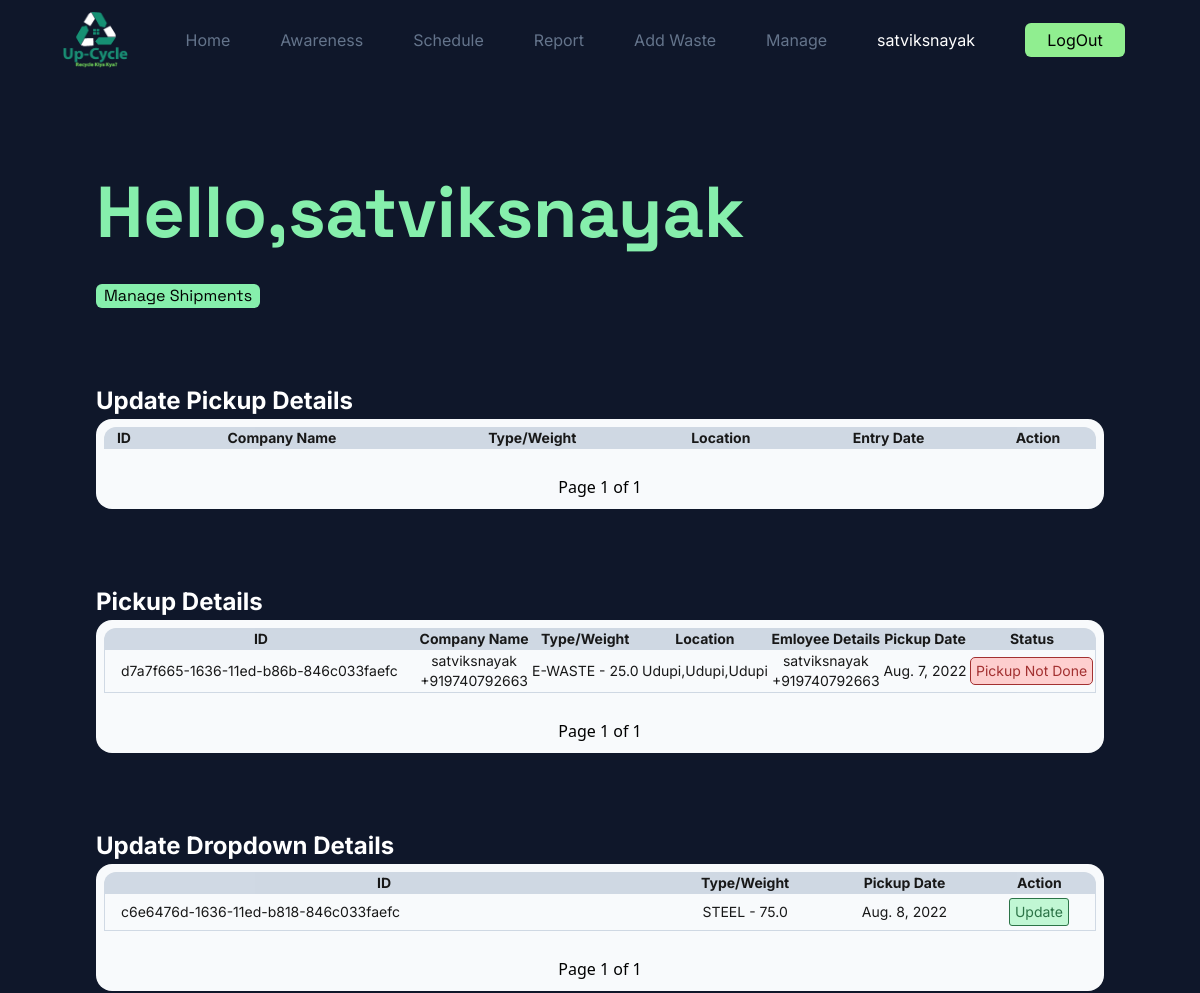
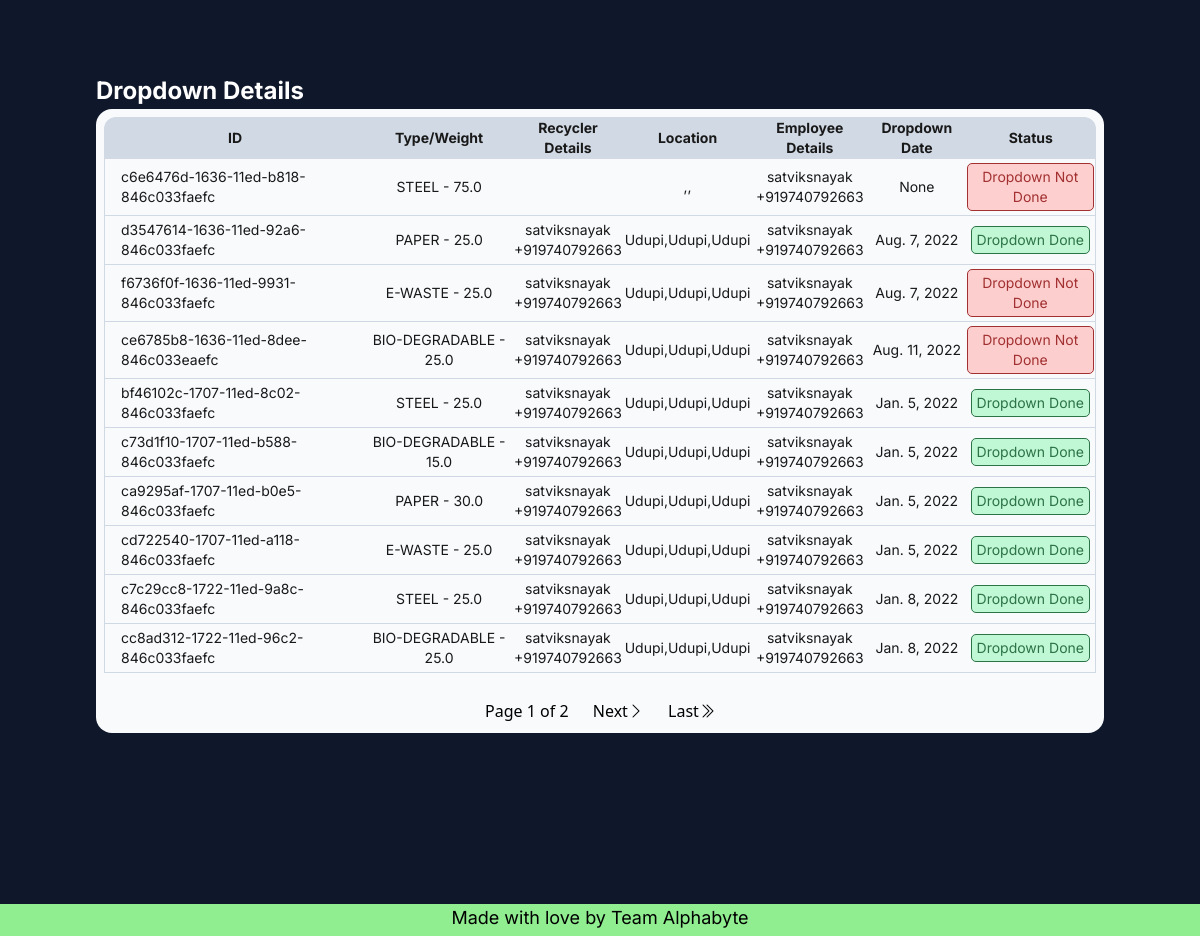
Before: /manage/ (signed in) with the older database file (2 pictures, top to bottom).
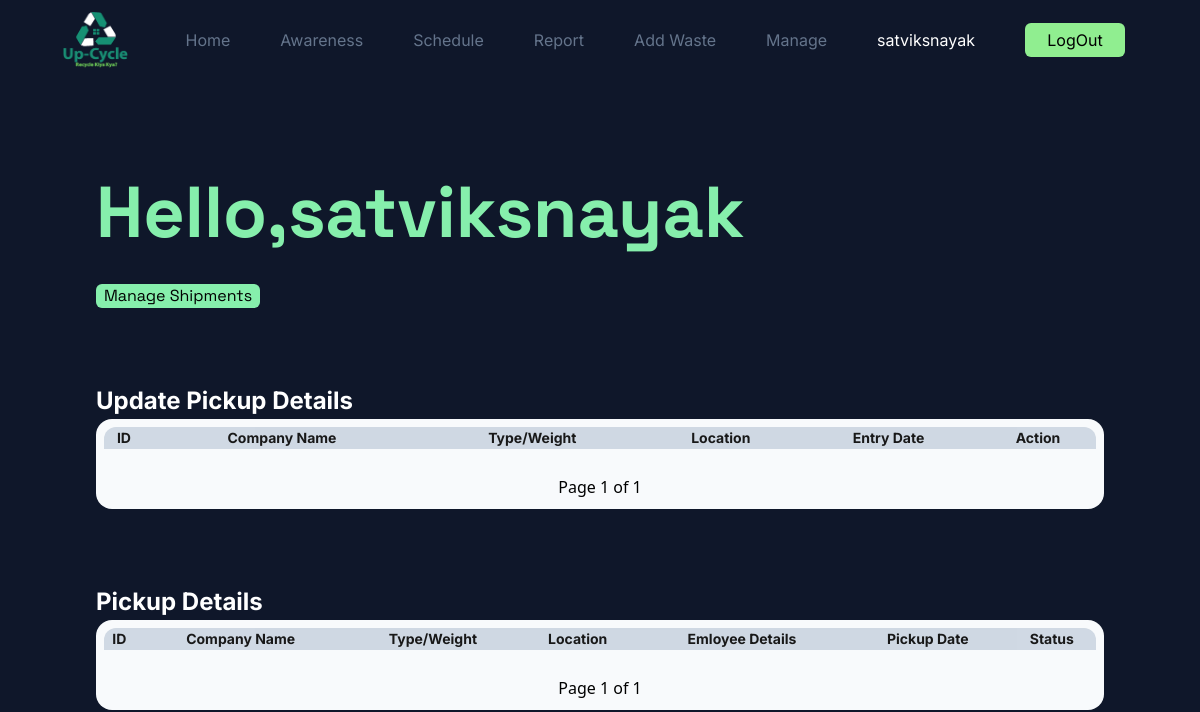
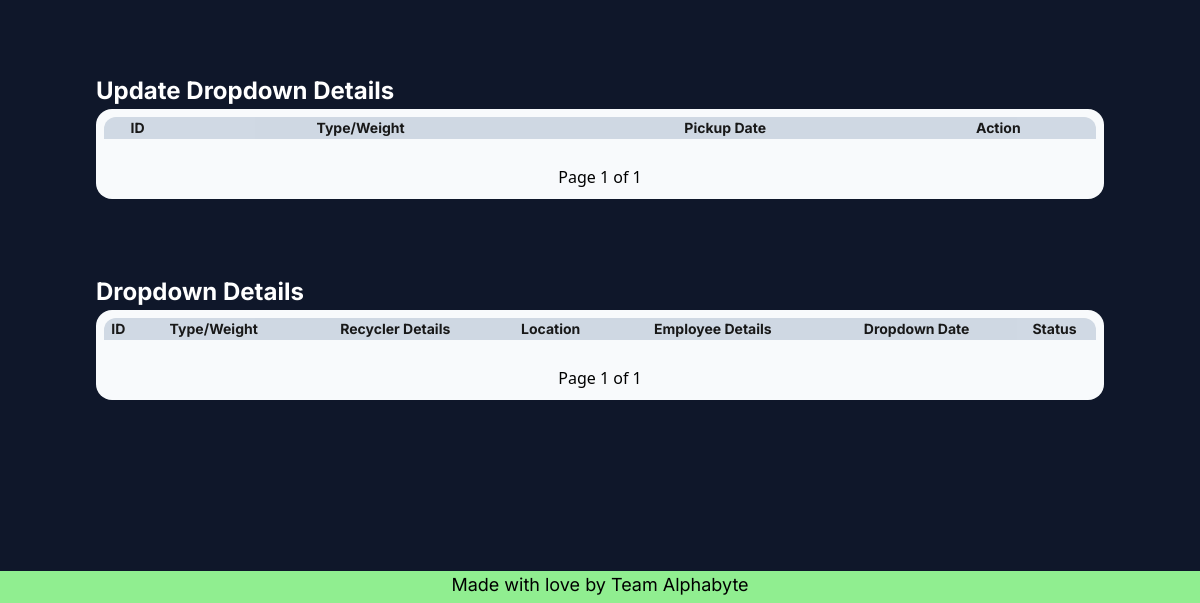
After: the same page with the newer database file (2 pictures, top to bottom).
### App/models.py (models this page shows, shortened)
class Waste(models.Model):
    class Types(models.TextChoices):
        STEEL = "STEEL","Steel"
        BIODEGRADABLE = "BIO-DEGRADABLE","Bio-Degradable"
        PAPER = "PAPER","Paper"
        EWASTE = "E-WASTE","E-Waste"
    id = models.CharField(primary_key=True,unique=True,max_length=40)
    recycler = models.ForeignKey(User,on_delete=models.SET_NULL,null=True,blank=True,related_name='recycler')
    company = models.ForeignKey(User,on_delete=models.SET_NULL,null=True,blank=True,related_name='company')
    employee = models.ForeignKey(User,on_delete=models.SET_NULL,null=True,blank=True,related_name='employee')
    entry_date = models.DateField(null=True,blank=True)
    pickup_date = models.DateField(null=True,blank=True)
    dropdown_date = models.DateField(null=True,blank=True)
    weight = models.FloatField(null=True,blank=True)
    price = models.FloatField(null=True,blank=True)
    type = models.CharField(_("Types"),max_length=50,choices=Types.choices)
    pickup_done = models.BooleanField(default=False)
    dropdown_done = models.BooleanField(default=False)

class Profile(models.Model):
    user = models.OneToOneField(User,on_delete=models.CASCADE,null=True)
    name = models.CharField(max_length=50)
    about = models.TextField(blank=True,null=True)
    profile_pic = models.ImageField(default='avatar.png',upload_to='Profile')
    location = models.CharField(max_length=50,blank=True,null=True)
    street = models.CharField(max_length=50,blank=True,null=True)
    city = models.CharField(max_length=30,blank=True,null=True)
    state = models.CharField(max_length=30,blank=True,null=True)
    phone = PhoneNumberField(blank=True,null=True)
    is_email_verified = models.BooleanField(default=False)

### App/decorators.py (the view)
        def wrappper_func(request,*args,**kwargs):
            group = None
            if request.user.groups.exists():
                group = request.user.groups.all()[0].name
            if group in allowed_roles:
                return view_func(request,*args,**kwargs)
            else:
                return HttpResponse('You are not authorised to view this page!!')

### App/functions.py (called while the page is built)
def grouplist(user):
    groups = []
    if user.groups.exists():
        for i in range(len(user.groups.all())):
            groups.append(user.groups.all()[i].name)
    return groups

### App/templates/App/tables/manager.html (shortened to what the changed rows need)
<!DOCTYPE html>
<html lang="en">
<head>
</head>
{% extends 'App/base.html' %}
{%load static%}
    {% block content %}
    <div class="content bg-slate-900 p-24">
        <div class="min-w-full font-space">
            <h1 class="text-green-300 text-7xl font-bold ">Hello,{{user.profile.name}}</h1>
        </div>
        <div class="Table min-w-1/2 p-2 bg-slate-50 rounded-2xl overflow-auto mb-[75px]">
            <table class="relative border-separate border-spacing-0 table-auto min-w-full bg-slate-50 text-sm opacity-90 text-center font-inter">
                <thead class="bg-slate-300">
                    <tr>
                        <th class="rounded-tl-xl">ID</th>
                        <th>Company Name</th>
                        <th>Type/Weight</th>
                        <th>Location</th>
                        <th>Entry Date</th>
                        <th class="rounded-tr-xl">Action</th>
                    </tr>
                </thead>
            </table>
        </div>
        <div class="Table min-w-1/2 p-2 bg-slate-50 rounded-2xl overflow-auto mb-[75px]">
            <table class="relative border-separate border-spacing-0 table-auto min-w-full bg-slate-50 text-sm opacity-90 text-center font-inter">
                <thead class="bg-slate-300">
                    <tr>
                        <th class="rounded-tl-xl">ID</th>
                        <th>Company Name</th>
                        <th>Type/Weight</th>
                        <th>Location</th>
                        <th>Emloyee Details</th>
                        <th>Pickup Date</th>
                        <th class="rounded-tr-xl">Status</th>
                    </tr>
                </thead>
                <tbody>
                    {% for waste in pickup %}
                    <tr>
                        <td class="text-left px-4 py-1 border-b border-slate-300 border-l">{{waste.id}}</td>
                        <td class="border-b border-slate-300">{{waste.company.profile.name}}<br>{{waste.company.profile.phone}}</td>
                        <td class="border-b border-slate-300">{{waste.type}} - {{waste.weight}}</td>
                        <td class="border-b border-slate-300">{{waste.company.profile.location}},{{waste.company.profile.street}},{{waste.company.profile.city}}</td>
                        <td class="border-b border-slate-300">{{waste.employee.profile.name}}<br>{{waste.employee.profile.phone}}</td>
                        <td class="border-b border-slate-300">{{waste.pickup_date}}</td>
                        <td class="border-b border-slate-300 border-r">
                            {% if waste.pickup_done %}
                            <button type="button" class="px-[5px] py-[3px] my-[3px] rounded-[5px] bg-green-200 text-green-800 border-[1px] border-green-800">Pickup Done</button>
                            {% else %}
                            <button type="button" class="px-[5px] py-[3px] my-[3px] rounded-[5px] bg-red-200 text-red-800 border-[1px] border-red-800">Pickup Not Done</button>
                            {% endif %}
                        </td>
                    </tr>
                    {% endfor %}
                </tbody>
            </table>
        </div>
        <div class="Table min-w-1/2 p-2 bg-slate-50 rounded-2xl overflow-auto mb-[75px]">
            <table class="relative border-separate border-spacing-0 table-auto min-w-full bg-slate-50 text-sm opacity-90 text-center font-inter">
                <thead class="bg-slate-300">
                    <tr>
                        <th class="rounded-tl-xl">ID</th>
                        <th>Type/Weight</th>
                        <th>Pickup Date</th>
                        <th class="rounded-tr-xl">Action</th>
                    </tr>
                </thead>
                <tbody>
                    {% for waste in update_dropdown %}
                    <tr>
                        <td class="text-left px-4 py-1 border-b border-slate-300 border-l">{{waste.id}}</td>
                        <td class="border-b border-slate-300">{{waste.type}} - {{waste.weight}}</td>
                        <td class="border-b border-slate-300">{{waste.pickup_date}}</td>
                        <td class="border-b border-slate-300 border-r"><form action="" method="POST">{% csrf_token %}<input type="text" name="id" id="id_id" value="{{waste.id}}" hidden><button type="submit" class="px-[5px] py-[3px] my-[3px] bg-green-200 border-green-800 text-green-800 border-[1px] rounded-[3px]">Update</button></form></td>
                    </tr>
                    {% endfor %}
                </tbody>
            </table>
        </div>
        <div class="Table min-w-1/2 p-2 bg-slate-50 rounded-2xl overflow-auto mb-[75px]">
            <table class="relative border-separate border-spacing-0 table-auto min-w-full bg-slate-50 text-sm opacity-90 text-center font-inter">
                <thead class="bg-slate-300">
                    <tr>
                        <th class="rounded-tl-xl">ID</th>
                        <th>Type/Weight</th>
                        <th>Recycler Details</th>
                        <th>Location</th>
                        <th>Employee Details</th>
                        <th>Dropdown Date</th>
                        <th class="rounded-tr-xl">Status</th>
                    </tr>
                </thead>
                <tbody>
                    {% for waste in dropdown %}
                    <tr>
                        <td class="text-left px-4 py-1 border-b border-slate-300 border-l">{{waste.id}}</td>
                        <td class="border-b border-slate-300">{{waste.type}} - {{waste.weight}}</td>
                        <td class="border-b border-slate-300">{{waste.recycler.profile.name}}<br>{{waste.recycler.profile.phone}}</td>
                        <td class="border-b border-slate-300">{{waste.recycler.profile.location}},{{waste.recycler.profile.street}},{{waste.recycler.profile.city}}</td>
                        <td class="border-b border-slate-300">{{waste.employee.profile.name}}<br>{{waste.employee.profile.phone}}</td>
                        <td class="border-b border-slate-300">{{waste.dropdown_date}}</td>
                        <td class="border-b border-slate-300 border-r">
                            {% if waste.dropdown_done %}
                            <button type="button" class="px-[5px] py-[3px] my-[3px] rounded-[5px] bg-green-200 text-green-800 border-[1px] border-green-800">Dropdown Done</button>
                            {% else %}
                            <button type="button" class="px-[5px] py-[3px] my-[3px] rounded-[5px] bg-red-200 text-red-800 border-[1px] border-red-800">Dropdown Not Done</button>
                            {% endif %}
                        </td>
                    </tr>
                    {% endfor %}
                </tbody>
            </table>
            <div class="w-full text-[1 rem] h-5 my-4 text-center">
                <button class="p-[5px] m-[5px]" type="button">Page {{dropdown.number}} of {{dropdown.paginator.num_pages}}</button>
                {% if dropdown.has_next %}
                <button class="p-[5px] m-[5px]" type="button"><a href="?page4={{wastes.next_page_number}}">Next<i class="bi bi-chevron-right"></i></a></button>
                <button class="p-[5px] m-[5px]" type="button"><a href="?page4={{wastes.paginator.num_pages}}">Last<i class="bi bi-chevron-double-right"></i></a></button>
                {% endif %}
            </div>
        </div>
    </div>
    {% endblock %}

Changed rows visible on the page:
removed Waste: id "d7a7f665-1636-11ed-b86b-846c033faefc", company.profile.name "satviksnayak", company.profile.phone "+919740792663", type "E-WASTE", weight "25.0", company.profile.location "Udupi", company.profile.street "Udupi", company.profile.city "Udupi", employee.profile.name "satviksnayak", employee.profile.phone "+919740792663", pickup_date "Aug. 7, 2022", pickup_done "Pickup Not Done", shown under "Pickup Details"
removed Waste: id "c6e6476d-1636-11ed-b818-846c033faefc", type "STEEL", weight "75.0", pickup_date "Aug. 8, 2022", employee.profile.name "satviksnayak", employee.profile.phone "+919740792663", dropdown_date "None", dropdown_done "Dropdown Not Done"
removed Waste: id "d3547614-1636-11ed-92a6-846c033faefc", type "PAPER", weight "25.0", recycler.profile.name "satviksnayak", recycler.profile.phone "+919740792663", recycler.profile.location "Udupi", recycler.profile.street "Udupi", recycler.profile.city "Udupi", employee.profile.name "satviksnayak", employee.profile.phone "+919740792663", dropdown_date "Aug. 7, 2022", dropdown_done "Dropdown Done", shown under "Dropdown Details"
removed Waste: id "f6736f0f-1636-11ed-9931-846c033faefc", type "E-WASTE", weight "25.0", recycler.profile.name "satviksnayak", recycler.profile.phone "+919740792663", recycler.profile.location "Udupi", recycler.profile.street "Udupi", recycler.profile.city "Udupi", employee.profile.name "satviksnayak", employee.profile.phone "+919740792663", dropdown_date "Aug. 7, 2022", dropdown_done "Dropdown Not Done", shown under "Dropdown Details"
removed Waste: id "ce6785b8-1636-11ed-8dee-846c033eaefc", type "BIO-DEGRADABLE", weight "25.0", recycler.profile.name "satviksnayak", recycler.profile.phone "+919740792663", recycler.profile.location "Udupi", recycler.profile.street "Udupi", recycler.profile.city "Udupi", employee.profile.name "satviksnayak", employee.profile.phone "+919740792663", dropdown_date "Aug. 11, 2022", dropdown_done "Dropdown Not Done", shown under "Dropdown Details"
removed Waste: id "bf46102c-1707-11ed-8c02-846c033faefc", type "STEEL", weight "25.0", recycler.profile.name "satviksnayak", recycler.profile.phone "+919740792663", recycler.profile.location "Udupi", recycler.profile.street "Udupi", recycler.profile.city "Udupi", employee.profile.name "satviksnayak", employee.profile.phone "+919740792663", dropdown_date "Jan. 5, 2022", dropdown_done "Dropdown Done", shown under "Dropdown Details"
removed Waste: id "c73d1f10-1707-11ed-b588-846c033faefc", type "BIO-DEGRADABLE", weight "15.0", recycler.profile.name "satviksnayak", recycler.profile.phone "+919740792663", recycler.profile.location "Udupi", recycler.profile.street "Udupi", recycler.profile.city "Udupi", employee.profile.name "satviksnayak", employee.profile.phone "+919740792663", dropdown_date "Jan. 5, 2022", dropdown_done "Dropdown Done", shown under "Dropdown Details"
removed Waste: id "ca9295af-1707-11ed-b0e5-846c033faefc", type "PAPER", weight "30.0", recycler.profile.name "satviksnayak", recycler.profile.phone "+919740792663", recycler.profile.location "Udupi", recycler.profile.street "Udupi", recycler.profile.city "Udupi", employee.profile.name "satviksnayak", employee.profile.phone "+919740792663", dropdown_date "Jan. 5, 2022", dropdown_done "Dropdown Done", shown under "Dropdown Details"
removed Waste: id "cd722540-1707-11ed-a118-846c033faefc", type "E-WASTE", weight "25.0", recycler.profile.name "satviksnayak", recycler.profile.phone "+919740792663", recycler.profile.location "Udupi", recycler.profile.street "Udupi", recycler.profile.city "Udupi", employee.profile.name "satviksnayak", employee.profile.phone "+919740792663", dropdown_date "Jan. 5, 2022", dropdown_done "Dropdown Done", shown under "Dropdown Details"
removed Waste: id "c7c29cc8-1722-11ed-9a8c-846c033faefc", type "STEEL", weight "25.0", recycler.profile.name "satviksnayak", recycler.profile.phone "+919740792663", recycler.profile.location "Udupi", recycler.profile.street "Udupi", recycler.profile.city "Udupi", employee.profile.name "satviksnayak", employee.profile.phone "+919740792663", dropdown_date "Jan. 8, 2022", dropdown_done "Dropdown Done", shown under "Dropdown Details"
removed Waste: id "cc8ad312-1722-11ed-96c2-846c033faefc", type "BIO-DEGRADABLE", weight "25.0", recycler.profile.name "satviksnayak", recycler.profile.phone "+919740792663", recycler.profile.location "Udupi", recycler.profile.street "Udupi", recycler.profile.city "Udupi", employee.profile.name "satviksnayak", employee.profile.phone "+919740792663", dropdown_date "Jan. 8, 2022", dropdown_done "Dropdown Done", shown under "Dropdown Details"
Other visible differences:
{{ dropdown.paginator.num_pages }}: "2" → "1"
text no longer shown: "Next Last"
